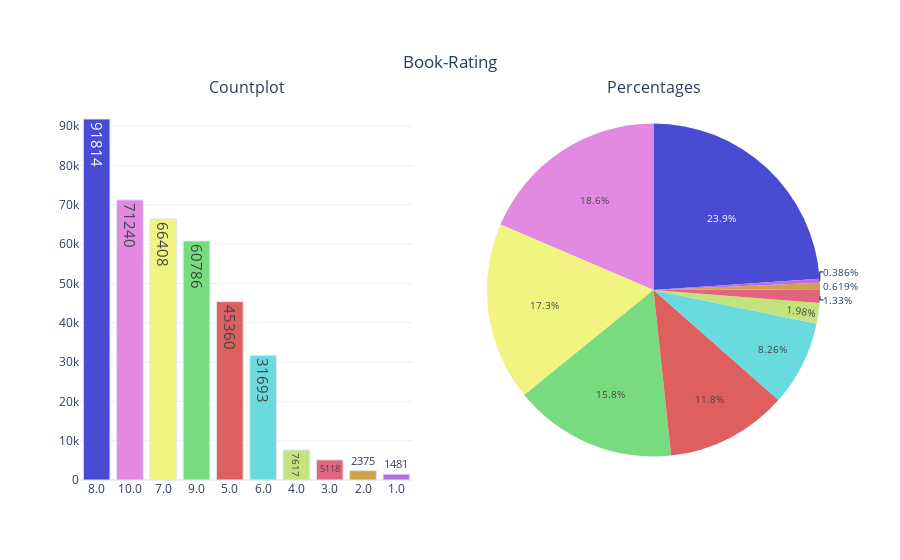

Source (notebook cell):
### Code cell
def cat_summary_with_graph(dataframe, col_name):
    fig = make_subplots(rows=1, cols=2,
                        subplot_titles=('Countplot', 'Percentages'),
                        specs=[[{"type": "xy"}, {'type': 'domain'}]])

    fig.add_trace(go.Bar(y=dataframe[col_name].value_counts().values.tolist(),
                         x=[str(i) for i in dataframe[col_name].value_counts().index],
                         text=dataframe[col_name].value_counts().values.tolist(),
                         textfont=dict(size=15),
                         name=col_name,
                         textposition='auto',
                         showlegend=False,
                         marker=dict(color=colors,
                                     line=dict(color='#DBE6EC',
                                               width=1))),
                  row=1, col=1)

    fig.add_trace(go.Pie(labels=dataframe[col_name].value_counts().keys(),
                         values=dataframe[col_name].value_counts().values,
                         textfont=dict(size=10),
                         textposition='auto',
                         showlegend=False,
                         name=col_name,
                         marker=dict(colors=colors)),
                  row=1, col=2)

    fig.update_layout(title={'text': col_name,
                             'y': 0.9,
                             'x': 0.5,'xanchor': 'center',
                             'yanchor': 'top'},

                      template='plotly_white')

    iplot(fig)
colors = ['#494BD3', '#E28AE2', '#F1F481', '#79DB80', '#DF5F5F',
              '#69DADE', '#C2E37D', '#E26580', '#D39F49', '#B96FE3']
cat_summary_with_graph(data, 'Book-Rating')

### Figure 1 — Plotly figure (JSON) as saved in the notebook; plotly's stock layout.template omitted (floating-point values rounded to 4 significant figures)
{"data": [{"marker": {"color": ["#494BD3", "#E28AE2", "#F1F481", "#79DB80", "#DF5F5F", "#69DADE", "#C2E37D", "#E26580", "#D39F49", "#B96FE3"], "line": {"color": "#DBE6EC", "width": 1}}, "name": "Book-Rating", "showlegend": false, "text": ["91814", "71240", "66408", "60786", "45360", "31693", "7617", "5118", "2375", "1481"], "textfont": {"size": 15}, "textposition": "auto", "type": "bar", "x": ["8.0", "10.0", "7.0", "9.0", "5.0", "6.0", "4.0", "3.0", "2.0", "1.0"], "xaxis": "x", "y": [91814, 71240, 66408, 60786, 45360, 31693, 7617, 5118, 2375, 1481], "yaxis": "y"}, {"domain": {"x": [0.55, 1], "y": [0, 1]}, "labels": [8, 10, 7, 9, 5, 6, 4, 3, 2, 1], "marker": {"colors": ["#494BD3", "#E28AE2", "#F1F481", "#79DB80", "#DF5F5F", "#69DADE", "#C2E37D", "#E26580", "#D39F49", "#B96FE3"]}, "name": "Book-Rating", "showlegend": false, "textfont": {"size": 10}, "textposition": "auto", "type": "pie", "values": [91814, 71240, 66408, 60786, 45360, 31693, 7617, 5118, 2375, 1481]}], "layout": {"annotations": [{"font": {"size": 16}, "showarrow": false, "text": "Countplot", "x": 0.225, "xanchor": "center", "xref": "paper", "y": 1, "yanchor": "bottom", "yref": "paper"}, {"font": {"size": 16}, "showarrow": false, "text": "Percentages", "x": 0.775, "xanchor": "center", "xref": "paper", "y": 1, "yanchor": "bottom", "yref": "paper"}], "title": {"text": "Book-Rating", "x": 0.5, "xanchor": "center", "y": 0.9, "yanchor": "top"}, "xaxis": {"anchor": "y", "domain": [0, 0.45]}, "yaxis": {"anchor": "x", "domain": [0, 1]}}}
